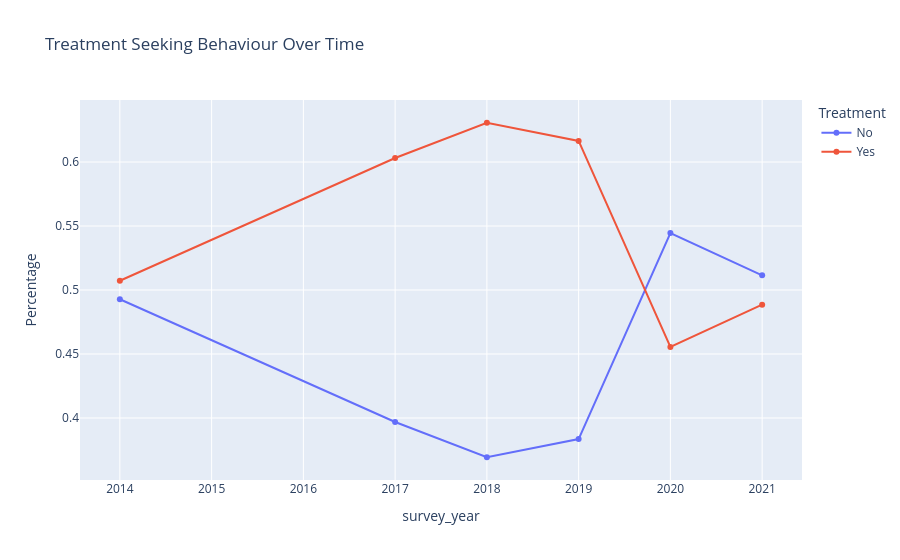

Notebook cell for this chart:
### Markdown cell above
## Treatment Seeking Over Time

This section evaluates whether the proportion of respondents seeking professional mental health treatment has changed across survey years.

### Code cell
trend = pd.crosstab(
    df["survey_year"],
    df["sought_treatment"],
    normalize="index"
)

trend = (
    trend
    .reset_index()
    .melt(
        id_vars="survey_year",
        var_name="Treatment",
        value_name="Percentage"
    )
)

fig = px.line(
    trend,
    x="survey_year",
    y="Percentage",
    color="Treatment",
    markers=True,
    title="Treatment Seeking Behaviour Over Time"
)

fig.show()

### Figure 1 — Plotly figure (JSON) as saved in the notebook; plotly's stock layout.template omitted (floating-point values rounded to 4 significant figures)
{"data": [{"hovertemplate": "Treatment=No<br>survey_year=%{x}<br>Percentage=%{y}<extra></extra>", "legendgroup": "No", "line": {"color": "#636efa", "dash": "solid"}, "marker": {"symbol": "circle"}, "mode": "lines+markers", "name": "No", "orientation": "v", "showlegend": true, "type": "scatter", "x": [2014, 2017, 2018, 2019, 2020, 2021], "xaxis": "x", "y": [0.4928, 0.3968, 0.3693, 0.3835, 0.5444, 0.5115], "yaxis": "y"}, {"hovertemplate": "Treatment=Yes<br>survey_year=%{x}<br>Percentage=%{y}<extra></extra>", "legendgroup": "Yes", "line": {"color": "#EF553B", "dash": "solid"}, "marker": {"symbol": "circle"}, "mode": "lines+markers", "name": "Yes", "orientation": "v", "showlegend": true, "type": "scatter", "x": [2014, 2017, 2018, 2019, 2020, 2021], "xaxis": "x", "y": [0.5072, 0.6032, 0.6307, 0.6165, 0.4556, 0.4885], "yaxis": "y"}], "layout": {"legend": {"title": {"text": "Treatment"}, "tracegroupgap": 0}, "title": {"text": "Treatment Seeking Behaviour Over Time"}, "xaxis": {"anchor": "y", "domain": [0, 1], "title": {"text": "survey_year"}}, "yaxis": {"anchor": "x", "domain": [0, 1], "title": {"text": "Percentage"}}}}
